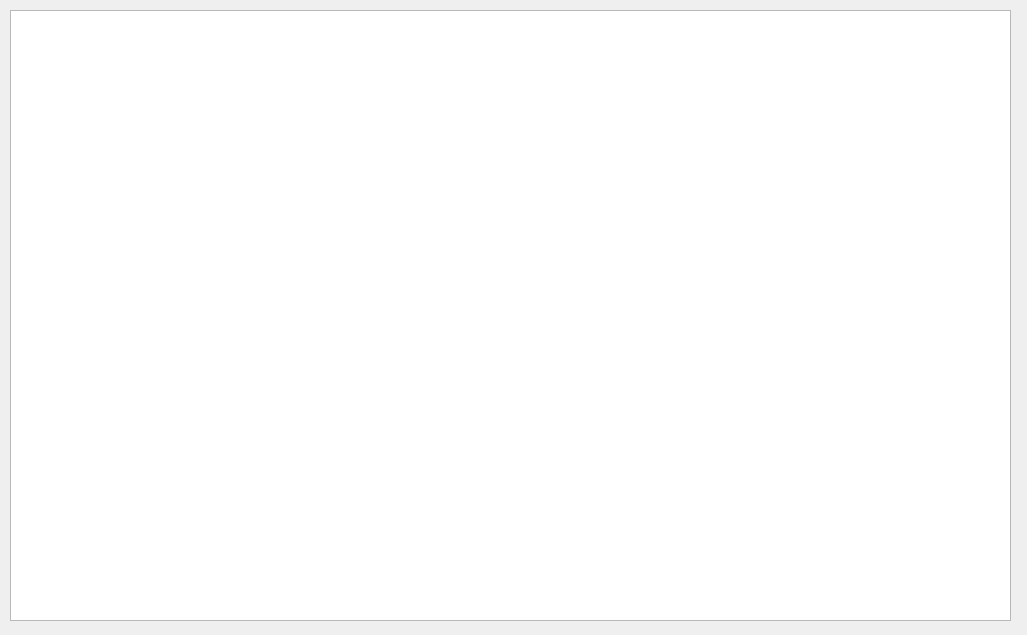
<?xml version="1.0" encoding="UTF-8"?>
<ui version="4.0">
 <class>Dialog</class>
 <widget class="QDialog" name="Dialog">
  <property name="geometry">
   <rect>
    <x>0</x>
    <y>0</y>
    <width>1027</width>
    <height>635</height>
   </rect>
  </property>
  <property name="windowTitle">
   <string>Resultados</string>
  </property>
  <widget class="QTableWidget" name="tableWidget">
   <property name="geometry">
    <rect>
     <x>10</x>
     <y>10</y>
     <width>1001</width>
     <height>611</height>
    </rect>
   </property>
  </widget>
 </widget>
 <resources/>
 <connections/>
</ui>
